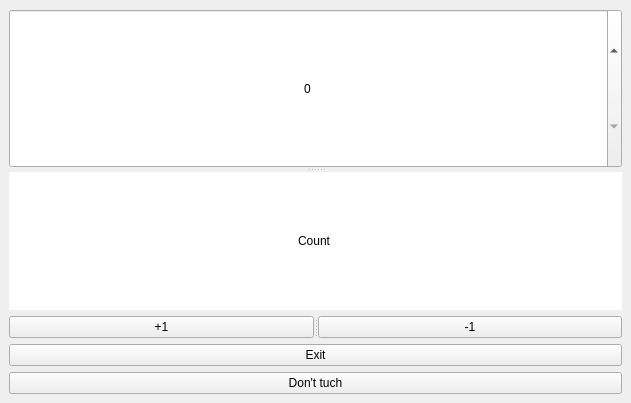
<?xml version="1.0" encoding="UTF-8"?>
<ui version="4.0">
 <class>MainWindow</class>
 <widget class="QMainWindow" name="MainWindow">
  <property name="geometry">
   <rect>
    <x>0</x>
    <y>0</y>
    <width>631</width>
    <height>403</height>
   </rect>
  </property>
  <property name="sizePolicy">
   <sizepolicy hsizetype="Minimum" vsizetype="Minimum">
    <horstretch>0</horstretch>
    <verstretch>0</verstretch>
   </sizepolicy>
  </property>
  <property name="mouseTracking">
   <bool>true</bool>
  </property>
  <property name="windowTitle">
   <string>MainWindow</string>
  </property>
  <widget class="QWidget" name="centralwidget">
   <layout class="QVBoxLayout" name="verticalLayout">
    <item>
     <widget class="QSplitter" name="splitter_2">
      <property name="orientation">
       <enum>Qt::Vertical</enum>
      </property>
      <widget class="QSpinBox" name="sb_count">
       <property name="sizePolicy">
        <sizepolicy hsizetype="Expanding" vsizetype="Fixed">
         <horstretch>0</horstretch>
         <verstretch>0</verstretch>
        </sizepolicy>
       </property>
       <property name="alignment">
        <set>Qt::AlignCenter</set>
       </property>
       <property name="readOnly">
        <bool>false</bool>
       </property>
       <property name="accelerated">
        <bool>false</bool>
       </property>
       <property name="minimum">
        <number>0</number>
       </property>
       <property name="stepType">
        <enum>QAbstractSpinBox::DefaultStepType</enum>
       </property>
       <property name="value">
        <number>0</number>
       </property>
       <property name="displayIntegerBase">
        <number>10</number>
       </property>
      </widget>
      <widget class="QLineEdit" name="lineEdit">
       <property name="sizePolicy">
        <sizepolicy hsizetype="Expanding" vsizetype="Maximum">
         <horstretch>0</horstretch>
         <verstretch>0</verstretch>
        </sizepolicy>
       </property>
       <property name="text">
        <string>Count</string>
       </property>
       <property name="frame">
        <bool>false</bool>
       </property>
       <property name="alignment">
        <set>Qt::AlignCenter</set>
       </property>
       <property name="readOnly">
        <bool>true</bool>
       </property>
      </widget>
     </widget>
    </item>
    <item>
     <widget class="QSplitter" name="splitter">
      <property name="orientation">
       <enum>Qt::Horizontal</enum>
      </property>
      <widget class="QPushButton" name="pb_addOne">
       <property name="text">
        <string>+1</string>
       </property>
      </widget>
      <widget class="QPushButton" name="pb_removeOne">
       <property name="text">
        <string>-1</string>
       </property>
      </widget>
     </widget>
    </item>
    <item>
     <widget class="QPushButton" name="pb_exit">
      <property name="text">
       <string>Exit</string>
      </property>
     </widget>
    </item>
    <item>
     <widget class="QPushButton" name="pb_dontTuch">
      <property name="text">
       <string>Don't tuch</string>
      </property>
     </widget>
    </item>
   </layout>
  </widget>
  <widget class="QMenuBar" name="menubar">
   <property name="geometry">
    <rect>
     <x>0</x>
     <y>0</y>
     <width>631</width>
     <height>17</height>
    </rect>
   </property>
  </widget>
 </widget>
 <resources/>
 <connections>
  <connection>
   <sender>pb_exit</sender>
   <signal>clicked()</signal>
   <receiver>MainWindow</receiver>
   <slot>close()</slot>
   <hints>
    <hint type="sourcelabel">
     <x>45</x>
     <y>283</y>
    </hint>
    <hint type="destinationlabel">
     <x>259</x>
     <y>165</y>
    </hint>
   </hints>
  </connection>
  <connection>
   <sender>pb_addOne</sender>
   <signal>clicked()</signal>
   <receiver>sb_count</receiver>
   <slot>stepUp()</slot>
   <hints>
    <hint type="sourcelabel">
     <x>53</x>
     <y>219</y>
    </hint>
    <hint type="destinationlabel">
     <x>8</x>
     <y>137</y>
    </hint>
   </hints>
  </connection>
  <connection>
   <sender>pb_removeOne</sender>
   <signal>clicked()</signal>
   <receiver>sb_count</receiver>
   <slot>stepDown()</slot>
   <hints>
    <hint type="sourcelabel">
     <x>335</x>
     <y>214</y>
    </hint>
    <hint type="destinationlabel">
     <x>44</x>
     <y>133</y>
    </hint>
   </hints>
  </connection>
  <connection>
   <sender>pb_dontTuch</sender>
   <signal>clicked()</signal>
   <receiver>sb_count</receiver>
   <slot>close()</slot>
   <hints>
    <hint type="sourcelabel">
     <x>333</x>
     <y>351</y>
    </hint>
    <hint type="destinationlabel">
     <x>292</x>
     <y>133</y>
    </hint>
   </hints>
  </connection>
 </connections>
</ui>
